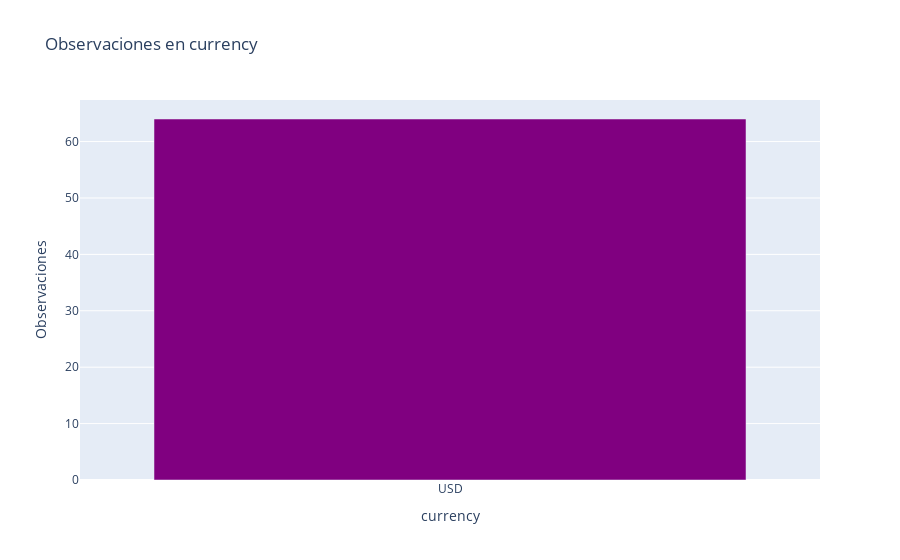
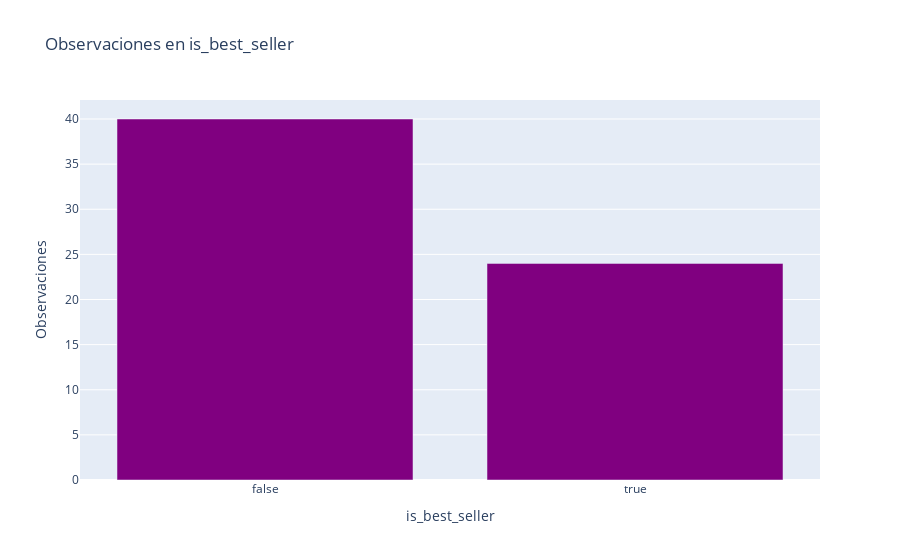
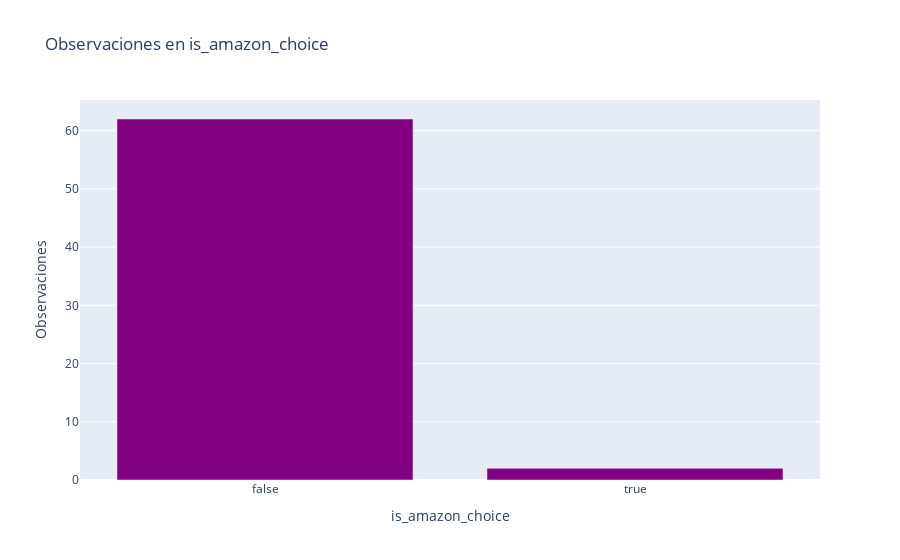
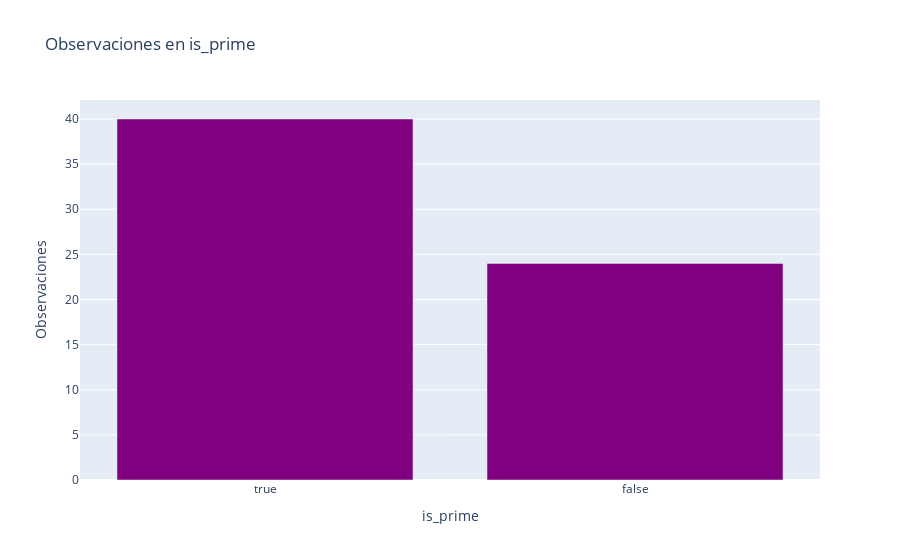

These figures' notebook cell, in order:
### Code cell
for col in categorical:
    n = products[col].value_counts().reset_index()
    n.columns = [col, 'Observaciones']
    fig = px.bar(n, x=col, y='Observaciones', title=f'Observaciones en {col}')
    fig.update_traces(marker_color='purple')
    fig.show()

### Figure 1 — Plotly figure (JSON) as saved in the notebook; plotly's stock layout.template omitted (floating-point values rounded to 4 significant figures)
{"data": [{"hovertemplate": "currency=%{x}<br>Observaciones=%{y}<extra></extra>", "legendgroup": "", "marker": {"color": "purple", "pattern": {"shape": ""}}, "name": "", "orientation": "v", "showlegend": false, "textposition": "auto", "type": "bar", "x": ["USD"], "xaxis": "x", "y": [64], "yaxis": "y"}], "layout": {"barmode": "relative", "legend": {"tracegroupgap": 0}, "title": {"text": "Observaciones en currency"}, "xaxis": {"anchor": "y", "domain": [0, 1], "title": {"text": "currency"}}, "yaxis": {"anchor": "x", "domain": [0, 1], "title": {"text": "Observaciones"}}}}

### Figure 2 — Plotly figure (JSON) as saved in the notebook; plotly's stock layout.template omitted (floating-point values rounded to 4 significant figures)
{"data": [{"hovertemplate": "is_best_seller=%{x}<br>Observaciones=%{y}<extra></extra>", "legendgroup": "", "marker": {"color": "purple", "pattern": {"shape": ""}}, "name": "", "orientation": "v", "showlegend": false, "textposition": "auto", "type": "bar", "x": [false, true], "xaxis": "x", "y": [40, 24], "yaxis": "y"}], "layout": {"barmode": "relative", "legend": {"tracegroupgap": 0}, "title": {"text": "Observaciones en is_best_seller"}, "xaxis": {"anchor": "y", "domain": [0, 1], "title": {"text": "is_best_seller"}}, "yaxis": {"anchor": "x", "domain": [0, 1], "title": {"text": "Observaciones"}}}}

### Figure 3 — Plotly figure (JSON) as saved in the notebook; plotly's stock layout.template omitted (floating-point values rounded to 4 significant figures)
{"data": [{"hovertemplate": "is_amazon_choice=%{x}<br>Observaciones=%{y}<extra></extra>", "legendgroup": "", "marker": {"color": "purple", "pattern": {"shape": ""}}, "name": "", "orientation": "v", "showlegend": false, "textposition": "auto", "type": "bar", "x": [false, true], "xaxis": "x", "y": [62, 2], "yaxis": "y"}], "layout": {"barmode": "relative", "legend": {"tracegroupgap": 0}, "title": {"text": "Observaciones en is_amazon_choice"}, "xaxis": {"anchor": "y", "domain": [0, 1], "title": {"text": "is_amazon_choice"}}, "yaxis": {"anchor": "x", "domain": [0, 1], "title": {"text": "Observaciones"}}}}

### Figure 4 — Plotly figure (JSON) as saved in the notebook; plotly's stock layout.template omitted (floating-point values rounded to 4 significant figures)
{"data": [{"hovertemplate": "is_prime=%{x}<br>Observaciones=%{y}<extra></extra>", "legendgroup": "", "marker": {"color": "purple", "pattern": {"shape": ""}}, "name": "", "orientation": "v", "showlegend": false, "textposition": "auto", "type": "bar", "x": [true, false], "xaxis": "x", "y": [40, 24], "yaxis": "y"}], "layout": {"barmode": "relative", "legend": {"tracegroupgap": 0}, "title": {"text": "Observaciones en is_prime"}, "xaxis": {"anchor": "y", "domain": [0, 1], "title": {"text": "is_prime"}}, "yaxis": {"anchor": "x", "domain": [0, 1], "title": {"text": "Observaciones"}}}}
